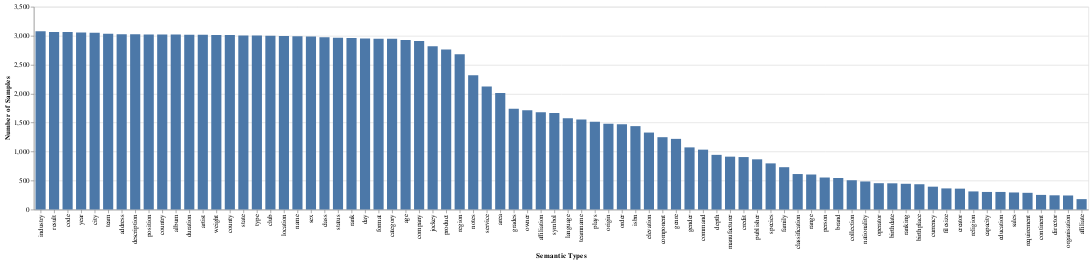

This figure's notebook cell:
### Code cell
alt.Chart(type_freq_df.reset_index()).mark_bar(size=15).encode(
    x = alt.X('type:O',
              title = 'Semantic Types',
              sort=alt.EncodingSortField(
                field="count",  
                order="descending")),
    y = alt.Y('count', title='Number of Samples')    
)

### Figure 1 — Vega-Lite specification as saved in the notebook (floating-point values rounded to 4 significant figures)
{"config": {"view": {"continuousWidth": 400, "continuousHeight": 300}}, "data": {"name": "data-dce56caa29e558da250f76f3aabc8677"}, "mark": {"type": "bar", "size": 15}, "encoding": {"x": {"field": "type", "sort": {"field": "count", "order": "descending"}, "title": "Semantic Types", "type": "ordinal"}, "y": {"field": "count", "title": "Number of Samples", "type": "quantitative"}}, "$schema": "https://vega.github.io/schema/vega-lite/v4.17.0.json", "datasets": {"data-dce56caa29e558da250f76f3aabc8677": [{"type": "industry", "count": 3078}, {"type": "result", "count": 3066}, {"type": "code", "count": 3064}, {"type": "year", "count": 3057}, {"type": "city", "count": 3051}, {"type": "team", "count": 3035}, {"type": "address", "count": 3026}, {"type": "description", "count": 3025}, {"type": "position", "count": 3023}, {"type": "country", "count": 3021}, {"type": "album", "count": 3021}, {"type": "duration", "count": 3018}, {"type": "artist", "count": 3017}, {"type": "weight", "count": 3013}, {"type": "county", "count": 3012}, {"type": "state", "count": 3006}, {"type": "type", "count": 3003}, {"type": "club", "count": 3001}, {"type": "location", "count": 2995}, {"type": "name", "count": 2991}, {"type": "sex", "count": 2986}, {"type": "class", "count": 2972}, {"type": "status", "count": 2967}, {"type": "rank", "count": 2959}, {"type": "day", "count": 2952}, {"type": "format", "count": 2949}, {"type": "category", "count": 2948}, {"type": "age", "count": 2926}, {"type": "company", "count": 2911}, {"type": "jockey", "count": 2817}, {"type": "product", "count": 2762}, {"type": "region", "count": 2681}, {"type": "notes", "count": 2317}, {"type": "service", "count": 2125}, {"type": "area", "count": 2011}, {"type": "grades", "count": 1741}, {"type": "owner", "count": 1712}, {"type": "affiliation", "count": 1680}, {"type": "symbol", "count": 1665}, {"type": "language", "count": 1578}, {"type": "teamname", "count": 1554}, {"type": "plays", "count": 1515}, {"type": "origin", "count": 1482}, {"type": "order", "count": 1472}, {"type": "isbn", "count": 1440}, {"type": "elevation", "count": 1329}, {"type": "component", "count": 1249}, {"type": "genre", "count": 1220}, {"type": "gender", "count": 1073}, {"type": "command", "count": 1034}, {"type": "depth", "count": 944}, {"type": "manufacturer", "count": 913}, {"type": "credit", "count": 906}, {"type": "publisher", "count": 867}, {"type": "species", "count": 797}, {"type": "family", "count": 731}, {"type": "classification", "count": 613}, {"type": "range", "count": 605}, {"type": "person", "count": 553}, {"type": "brand", "count": 545}, {"type": "collection", "count": 506}, {"type": "nationality", "count": 485}, {"type": "operator", "count": 455}, {"type": "birthdate", "count": 453}, {"type": "ranking", "count": 445}, {"type": "birthplace", "count": 437}, {"type": "currency", "count": 395}, {"type": "filesize", "count": 365}, {"type": "creator", "count": 361}, {"type": "religion", "count": 313}, {"type": "capacity", "count": 304}, {"type": "education", "count": 304}, {"type": "sales", "count": 295}, {"type": "requirement", "count": 289}, {"type": "continent", "count": 253}, {"type": "director", "count": 246}, {"type": "organisation", "count": 243}, {"type": "affiliate", "count": 180}]}}
